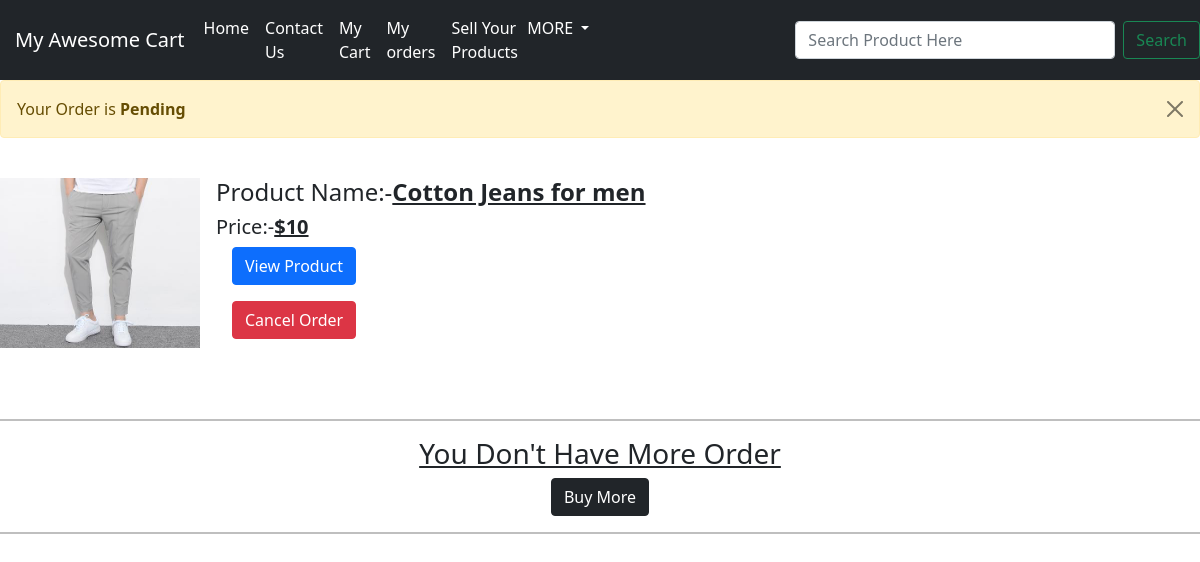
Before: /shop/vieworder/ (signed in) with the older database file.
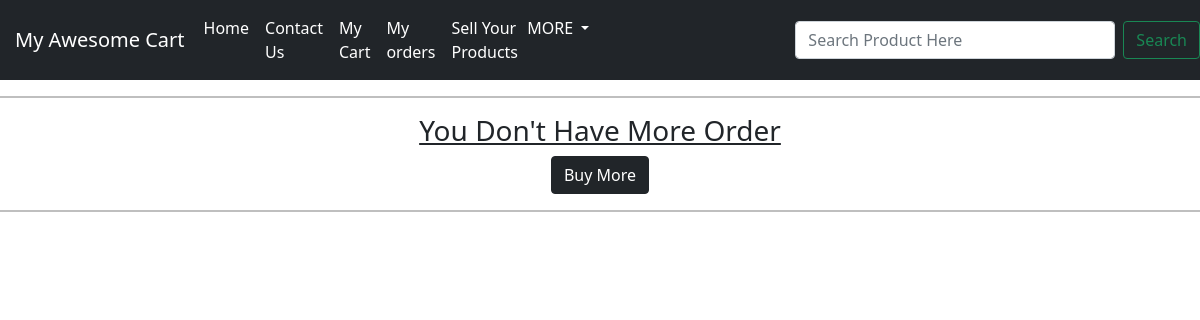
After: the same page with the newer database file.
### shop/models.py (models this page shows, shortened)
class Order(models.Model):
    product_image=models.ImageField(upload_to="shop/images")
    product_name=models.CharField(max_length=200)
    product_price=models.CharField(max_length=200)
    name=models.CharField(max_length=50)
    email=models.CharField(max_length=50, default="")
    address1=models.CharField(max_length=100, default="")
    address2=models.CharField(max_length=400, default="")
    city=models.CharField(max_length=100, default="")
    state=models.CharField(max_length=50, default="")
    zip=models.IntegerField(default=0)
    phone=models.CharField(max_length=10,default="0")
    order_method=models.CharField(max_length=50, default="")
    product_id=models.CharField(max_length=1,default=0)
    admin_id=models.IntegerField(default="")
    user_uid=models.IntegerField(default=0)
    order_status=models.CharField(max_length=200,default="Pending")

### shop/views.py (the view)
# urls.py: path('vieworder/', views.vieworder,       name="vieworder"),
def vieworder(requests):
    order= Order.objects.all()
    context={'order':order}
    return render(requests, 'shop/vieworder.html',context)

### templates/shop/vieworder.html (shortened to what this page needs)
{% extends 'shop/basic.html' %}
{%block body%}
{%if user.is_authenticated%}
{% for order in order %}
{% if request.user.id == order.user_uid %}
{% if order.order_status == "Pending" %}
<div class="alert alert-warning alert-dismissible fade show" role="alert">
  Your Order is <strong>Pending</strong>
  <button type="button" class="btn-close" data-bs-dismiss="alert" aria-label="Close"></button>
</div>
{% elif order.order_status == "Dispatched" %}
<div class="alert alert-info alert-dismissible fade show" role="alert">
  Your Order has been <strong>Dispatched</strong>
  <button type="button" class="btn-close" data-bs-dismiss="alert" aria-label="Close"></button>
</div>
{% elif order.order_status == "Delivered" %}
<div class="alert alert-success alert-dismissible fade show" role="alert">
  Your Order has been Successfully <strong>Delivered</strong>
  <button type="button" class="btn-close" data-bs-dismiss="alert" aria-label="Close"></button>
</div>
{% endif %}
<br>
<div class="d-flex position-relative">
  <img src="/media/{{order.product_image}}" class="flex-shrink-0 me-3" alt="...">
  <div>
    <h4 class="mt-0">Product Name:-<b><u>{{order.product_name}}</u></b></h4>
    <h5>Price:-<b><u>{{order.product_price}}</u></b></h6>
    <a href="/shop/productview/{{order.product_id}}"><button class="btn btn-primary mx-3" >View Product</button></p></a>
    <a href="destroy/{{order.id}}" onclick="return confirm('Are you sure you want to Cancel The Order?')"/><button class="btn btn-danger mx-3">Cancel Order</button></p></a>
  </div>
</div>
<br>
<br>
{% endif %}
{% endfor %}
<hr style="height:2px;color:black;"></hr>
<center><h3><u>You Don't Have More Order</u></h3>
<a href="/shop"><button class="btn btn-dark">Buy More</button></a></center>
<hr style="height:2px;color:black;"></hr><br>
{%else%}
<center><h2>Please sign in to see your Orders</h2>
<a href="/" class="btn btn-danger">Sign in Here</a></center>
{%endif%}
{%endblock%}

Changed rows visible on the page:
removed Order: user_uid 1 (drawn), product_image (picture), product_name "Cotton Jeans for men", product_price "$10"
